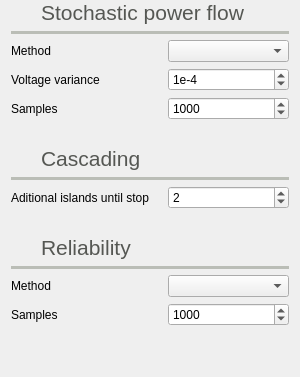
             <widget class="QFrame" name="frame_15">
              <property name="minimumSize">
               <size>
                <width>300</width>
                <height>0</height>
               </size>
              </property>
              <property name="frameShape">
               <enum>QFrame::Shape::NoFrame</enum>
              </property>
              <property name="frameShadow">
               <enum>QFrame::Shadow::Raised</enum>
              </property>
              <layout class="QGridLayout" name="gridLayout_6">
               <property name="topMargin">
                <number>0</number>
               </property>
               <item row="10" column="2">
                <widget class="QSpinBox" name="cascading_islands_spinBox">
                 <property name="toolTip">
                  <string>Number of islands produced until the analysis stops</string>
                 </property>
                 <property name="minimum">
                  <number>1</number>
                 </property>
                 <property name="maximum">
                  <number>999999</number>
                 </property>
                 <property name="value">
                  <number>2</number>
                 </property>
                </widget>
               </item>
               <item row="0" column="0">
                <widget class="QLabel" name="label_75">
                 <property name="minimumSize">
                  <size>
                   <width>24</width>
                   <height>24</height>
                  </size>
                 </property>
                 <property name="maximumSize">
                  <size>
                   <width>24</width>
                   <height>24</height>
                  </size>
                 </property>
                 <property name="text">
                  <string/>
                 </property>
                 <property name="pixmap">
                  <pixmap resource="../Icons/icons.qrc">:/Icons/icons/stochastic_power_flow.png</pixmap>
                 </property>
                 <property name="scaledContents">
                  <bool>true</bool>
                 </property>
                </widget>
               </item>
               <item row="15" column="2">
                <widget class="QComboBox" name="reliability_method_comboBox">
                 <property name="toolTip">
                  <string>Reliability evaluation method</string>
                 </property>
                </widget>
               </item>
               <item row="6" column="2">
                <widget class="QSpinBox" name="max_iterations_stochastic_spinBox">
                 <property name="toolTip">
                  <string>Maximum number of samples</string>
                 </property>
                 <property name="minimum">
                  <number>10</number>
                 </property>
                 <property name="maximum">
                  <number>99999999</number>
                 </property>
                 <property name="value">
                  <number>1000</number>
                 </property>
                </widget>
               </item>
               <item row="13" column="1" colspan="2">
                <widget class="QLabel" name="label_100">
                 <property name="palette">
                  <palette>
                   <active>
                    <colorrole role="WindowText">
                     <brush brushstyle="SolidPattern">
                      <color alpha="255">
                       <red>85</red>
                       <green>87</green>
                       <blue>83</blue>
                      </color>
                     </brush>
                    </colorrole>
                   </active>
                   <inactive>
                    <colorrole role="WindowText">
                     <brush brushstyle="SolidPattern">
                      <color alpha="255">
                       <red>85</red>
                       <green>87</green>
                       <blue>83</blue>
                      </color>
                     </brush>
                    </colorrole>
                   </inactive>
                   <disabled>
                    <colorrole role="WindowText">
                     <brush brushstyle="SolidPattern">
                      <color alpha="255">
                       <red>190</red>
                       <green>190</green>
                       <blue>190</blue>
                      </color>
                     </brush>
                    </colorrole>
                   </disabled>
                  </palette>
                 </property>
                 <property name="font">
                  <font>
                   <pointsize>16</pointsize>
                  </font>
                 </property>
                 <property name="text">
                  <string>Reliability</string>
                 </property>
                 <property name="alignment">
                  <set>Qt::AlignmentFlag::AlignBottom|Qt::AlignmentFlag::AlignLeading|Qt::AlignmentFlag::AlignLeft</set>
                 </property>
                </widget>
               </item>
               <item row="16" column="0" colspan="2">
                <widget class="QLabel" name="label_157">
                 <property name="text">
                  <string>Samples</string>
                 </property>
                </widget>
               </item>
               <item row="8" column="1" colspan="2">
                <widget class="QLabel" name="label_79">
                 <property name="palette">
                  <palette>
                   <active>
                    <colorrole role="WindowText">
                     <brush brushstyle="SolidPattern">
                      <color alpha="255">
                       <red>85</red>
                       <green>87</green>
                       <blue>83</blue>
                      </color>
                     </brush>
                    </colorrole>
                   </active>
                   <inactive>
                    <colorrole role="WindowText">
                     <brush brushstyle="SolidPattern">
                      <color alpha="255">
                       <red>85</red>
                       <green>87</green>
                       <blue>83</blue>
                      </color>
                     </brush>
                    </colorrole>
                   </inactive>
                   <disabled>
                    <colorrole role="WindowText">
                     <brush brushstyle="SolidPattern">
                      <color alpha="255">
                       <red>190</red>
                       <green>190</green>
                       <blue>190</blue>
                      </color>
                     </brush>
                    </colorrole>
                   </disabled>
                  </palette>
                 </property>
                 <property name="font">
                  <font>
                   <pointsize>16</pointsize>
                  </font>
                 </property>
                 <property name="text">
                  <string>Cascading</string>
                 </property>
                 <property name="alignment">
                  <set>Qt::AlignmentFlag::AlignBottom|Qt::AlignmentFlag::AlignLeading|Qt::AlignmentFlag::AlignLeft</set>
                 </property>
                </widget>
               </item>
               <item row="18" column="1">
                <spacer name="verticalSpacer_8">
                 <property name="orientation">
                  <enum>Qt::Orientation::Vertical</enum>
                 </property>
                 <property name="sizeHint" stdset="0">
                  <size>
                   <width>20</width>
                   <height>40</height>
                  </size>
                 </property>
                </spacer>
               </item>
               <item row="1" column="0" colspan="3">
                <widget class="Line" name="line_4">
                 <property name="palette">
                  <palette>
                   <active>
                    <colorrole role="WindowText">
                     <brush brushstyle="SolidPattern">
                      <color alpha="255">
                       <red>186</red>
                       <green>189</green>
                       <blue>182</blue>
                      </color>
                     </brush>
                    </colorrole>
                   </active>
                   <inactive>
                    <colorrole role="WindowText">
                     <brush brushstyle="SolidPattern">
                      <color alpha="255">
                       <red>186</red>
                       <green>189</green>
                       <blue>182</blue>
                      </color>
                     </brush>
                    </colorrole>
                   </inactive>
                   <disabled>
                    <colorrole role="WindowText">
                     <brush brushstyle="SolidPattern">
                      <color alpha="255">
                       <red>190</red>
                       <green>190</green>
                       <blue>190</blue>
                      </color>
                     </brush>
                    </colorrole>
                   </disabled>
                  </palette>
                 </property>
                 <property name="frameShadow">
                  <enum>QFrame::Shadow::Plain</enum>
                 </property>
                 <property name="lineWidth">
                  <number>4</number>
                 </property>
                 <property name="orientation">
                  <enum>Qt::Orientation::Horizontal</enum>
                 </property>
                </widget>
               </item>
               <item row="7" column="0" colspan="3">
                <widget class="QLabel" name="label_138">
                 <property name="text">
                  <string/>
                 </property>
                </widget>
               </item>
               <item row="14" column="0" colspan="3">
                <widget class="Line" name="line_6">
                 <property name="palette">
                  <palette>
                   <active>
                    <colorrole role="WindowText">
                     <brush brushstyle="SolidPattern">
                      <color alpha="255">
                       <red>186</red>
                       <green>189</green>
                       <blue>182</blue>
                      </color>
                     </brush>
                    </colorrole>
                   </active>
                   <inactive>
                    <colorrole role="WindowText">
                     <brush brushstyle="SolidPattern">
                      <color alpha="255">
                       <red>186</red>
                       <green>189</green>
                       <blue>182</blue>
                      </color>
                     </brush>
                    </colorrole>
                   </inactive>
                   <disabled>
                    <colorrole role="WindowText">
                     <brush brushstyle="SolidPattern">
                      <color alpha="255">
                       <red>190</red>
                       <green>190</green>
                       <blue>190</blue>
                      </color>
                     </brush>
                    </colorrole>
                   </disabled>
                  </palette>
                 </property>
                 <property name="frameShadow">
                  <enum>QFrame::Shadow::Plain</enum>
                 </property>
                 <property name="lineWidth">
                  <number>4</number>
                 </property>
                 <property name="orientation">
                  <enum>Qt::Orientation::Horizontal</enum>
                 </property>
                </widget>
               </item>
               <item row="13" column="0">
                <widget class="QLabel" name="label_99">
                 <property name="minimumSize">
                  <size>
                   <width>24</width>
                   <height>24</height>
                  </size>
                 </property>
                 <property name="maximumSize">
                  <size>
                   <width>24</width>
                   <height>24</height>
                  </size>
                 </property>
                 <property name="text">
                  <string/>
                 </property>
                 <property name="pixmap">
                  <pixmap resource="../Icons/icons.qrc">:/Icons/icons/reliability.png</pixmap>
                 </property>
                 <property name="scaledContents">
                  <bool>true</bool>
                 </property>
                </widget>
               </item>
               <item row="0" column="1" colspan="2">
                <widget class="QLabel" name="label_47">
                 <property name="palette">
                  <palette>
                   <active>
                    <colorrole role="WindowText">
                     <brush brushstyle="SolidPattern">
                      <color alpha="255">
                       <red>85</red>
                       <green>87</green>
                       <blue>83</blue>
                      </color>
                     </brush>
                    </colorrole>
                   </active>
                   <inactive>
                    <colorrole role="WindowText">
                     <brush brushstyle="SolidPattern">
                      <color alpha="255">
                       <red>85</red>
                       <green>87</green>
                       <blue>83</blue>
                      </color>
                     </brush>
                    </colorrole>
                   </inactive>
                   <disabled>
                    <colorrole role="WindowText">
                     <brush brushstyle="SolidPattern">
                      <color alpha="255">
                       <red>190</red>
                       <green>190</green>
                       <blue>190</blue>
                      </color>
                     </brush>
                    </colorrole>
                   </disabled>
                  </palette>
                 </property>
                 <property name="font">
                  <font>
                   <pointsize>16</pointsize>
                  </font>
                 </property>
                 <property name="text">
                  <string>Stochastic power flow</string>
                 </property>
                 <property name="alignment">
                  <set>Qt::AlignmentFlag::AlignBottom|Qt::AlignmentFlag::AlignLeading|Qt::AlignmentFlag::AlignLeft</set>
                 </property>
                </widget>
               </item>
               <item row="16" column="2">
                <widget class="QSpinBox" name="max_iterations_reliability_spinBox">
                 <property name="toolTip">
                  <string>Maximum number of Monte Carlo samples</string>
                 </property>
                 <property name="minimum">
                  <number>10</number>
                 </property>
                 <property name="maximum">
                  <number>99999999</number>
                 </property>
                 <property name="value">
                  <number>1000</number>
                 </property>
                </widget>
               </item>
               <item row="10" column="0" colspan="2">
                <widget class="QLabel" name="label_28">
                 <property name="text">
                  <string>Aditional islands until stop</string>
                 </property>
                </widget>
               </item>
               <item row="5" column="0" colspan="2">
                <widget class="QLabel" name="label_12">
                 <property name="text">
                  <string>Voltage variance</string>
                 </property>
                </widget>
               </item>
               <item row="9" column="0" colspan="3">
                <widget class="Line" name="line_10">
                 <property name="palette">
                  <palette>
                   <active>
                    <colorrole role="WindowText">
                     <brush brushstyle="SolidPattern">
                      <color alpha="255">
                       <red>186</red>
                       <green>189</green>
                       <blue>182</blue>
                      </color>
                     </brush>
                    </colorrole>
                   </active>
                   <inactive>
                    <colorrole role="WindowText">
                     <brush brushstyle="SolidPattern">
                      <color alpha="255">
                       <red>186</red>
                       <green>189</green>
                       <blue>182</blue>
                      </color>
                     </brush>
                    </colorrole>
                   </inactive>
                   <disabled>
                    <colorrole role="WindowText">
                     <brush brushstyle="SolidPattern">
                      <color alpha="255">
                       <red>190</red>
                       <green>190</green>
                       <blue>190</blue>
                      </color>
                     </brush>
                    </colorrole>
                   </disabled>
                  </palette>
                 </property>
                 <property name="frameShadow">
                  <enum>QFrame::Shadow::Plain</enum>
                 </property>
                 <property name="lineWidth">
                  <number>4</number>
                 </property>
                 <property name="orientation">
                  <enum>Qt::Orientation::Horizontal</enum>
                 </property>
                </widget>
               </item>
               <item row="6" column="0" colspan="2">
                <widget class="QLabel" name="label_13">
                 <property name="text">
                  <string>Samples</string>
                 </property>
                </widget>
               </item>
               <item row="15" column="0" colspan="2">
                <widget class="QLabel" name="label_158">
                 <property name="text">
                  <string>Method</string>
                 </property>
                </widget>
               </item>
               <item row="3" column="2">
                <widget class="QComboBox" name="stochastic_pf_method_comboBox">
                 <property name="toolTip">
                  <string>Stochastic power flow method</string>
                 </property>
                </widget>
               </item>
               <item row="8" column="0">
                <widget class="QLabel" name="label_78">
                 <property name="minimumSize">
                  <size>
                   <width>24</width>
                   <height>24</height>
                  </size>
                 </property>
                 <property name="maximumSize">
                  <size>
                   <width>24</width>
                   <height>24</height>
                  </size>
                 </property>
                 <property name="text">
                  <string/>
                 </property>
                 <property name="pixmap">
                  <pixmap resource="../Icons/icons.qrc">:/Icons/icons/blackout.png</pixmap>
                 </property>
                 <property name="scaledContents">
                  <bool>true</bool>
                 </property>
                </widget>
               </item>
               <item row="5" column="2">
                <widget class="QSpinBox" name="tolerance_stochastic_spinBox">
                 <property name="toolTip">
                  <string>Monte Carlo variance until stop</string>
                 </property>
                 <property name="prefix">
                  <string>1e-</string>
                 </property>
                 <property name="minimum">
                  <number>1</number>
                 </property>
                 <property name="maximum">
                  <number>20</number>
                 </property>
                 <property name="value">
                  <number>4</number>
                 </property>
                </widget>
               </item>
               <item row="11" column="0" colspan="3">
                <widget class="QLabel" name="label_156">
                 <property name="text">
                  <string/>
                 </property>
                </widget>
               </item>
               <item row="3" column="0" colspan="2">
                <widget class="QLabel" name="label_55">
                 <property name="text">
                  <string>Method</string>
                 </property>
                </widget>
               </item>
              </layout>
             </widget>
